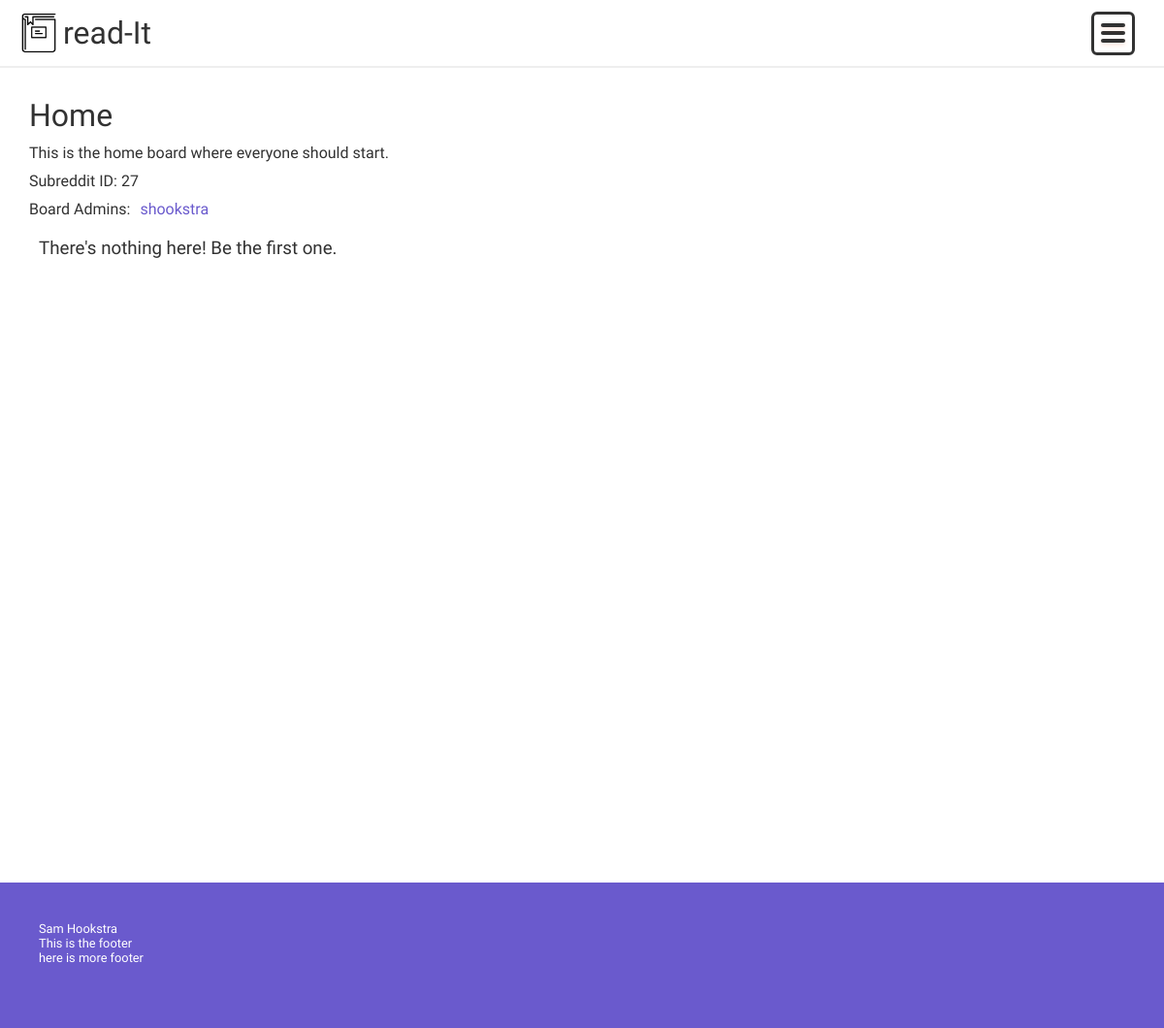
The app's page /subredditController.php?action=viewSubreddit&id=27 with its own data.
### tables this page shows
CREATE TABLE `subreddits` (
  `subredditID` int(11) NOT NULL,
  `subredditName` varchar(64) NOT NULL,
  `subredditDescription` varchar(1500) NOT NULL
);

CREATE TABLE `users` (
  `userID` int(11) NOT NULL,
  `username` varchar(32) NOT NULL,
  `email` varchar(64) NOT NULL,
  `password` varchar(128) NOT NULL
);

### models/subreddit/subredditDA.php (called while the page is built, shortened)
<?php
require_once 'models/database.php';
require_once 'models/subreddit/subreddit.php';
require_once 'models/user.php';
class subredditDA
{
    public static function get_all()
    {
        $db = Database::getDB();
        $querySubreddits = 'SELECT * FROM subreddits';
        $statement = $db->prepare($querySubreddits);
        $statement->execute();
        $rows = $statement->fetchAll();
        $subreddits = [];
        foreach ($rows as $value) {
            $subreddit = new subreddit($value['subredditID'], $value['subredditName'], $value['subredditDescription']);
            array_push($subreddits, $subreddit);
        }
        return $subreddits;
    }
    public static function get_board($id)
    {
        $db = Database::getDB();
        $querySubreddits = 'SELECT * FROM subreddits where subredditID = :id';
        $statement = $db->prepare($querySubreddits);
        $statement->bindValue(':id', $id);
        $statement->execute();
        $rows = $statement->fetchAll();
        foreach ($rows as $value) {
            $subreddit = new subreddit($value['subredditID'], $value['subredditName'], $value['subredditDescription']);
        }
        if (empty($rows)) {
            return "none";
        } else {
            return $subreddit;
        }
    }
    public static function get_subreddit_admins($subredditID)
    {
        $db = Database::getDB();
        $query = 'SELECT * FROM subredditadmins WHERE subredditID LIKE :subredditID';
        $statement = $db->prepare($query);
        $statement->bindValue(':subredditID', $subredditID);
        $statement->execute();
        $rows = $statement->fetchAll();
        $admins = [];
        foreach ($rows as $value) {
            array_push($admins, $value['userID']);
        }
        return $admins;
    }
}

### models/subreddit/subreddit.php (called while the page is built, shortened)
<?php
class subreddit
{
    private $subredditID, $subredditName, $subredditDescription;
    public function __construct($subredditID, $subredditName, $subredditDescription)
    {
        $this->subredditID = $subredditID;
        $this->subredditName = $subredditName;
        $this->subredditDescription = $subredditDescription;
    }
    public function getSubredditID()
    {
        return $this->subredditID;
    }
    public function getSubredditName()
    {
        return $this->subredditName;
    }
    public function getSubredditDescription()
    {
        return $this->subredditDescription;
    }
}

### models/user.php (called while the page is built, shortened)
<?php
class user
{
    private $userID, $username, $email, $password;
    public function __construct($userID, $username, $email, $password)
    {
        $this->userID = $userID;
        $this->username = $username;
    }
    public function getUserID()
    {
        return $this->userID;
    }
    public function getUsername()
    {
        return $this->username;
    }
}

### models/userDA.php (called while the page is built, shortened)
<?php
require_once('models/database.php');
require_once('models/user.php');
class userDA
{
    public static function get_all()
    {
        $db = Database::getDB();
        $queryUsers = 'SELECT * FROM users';
        $statement = $db->prepare($queryUsers);
        $statement->execute();
        $rows = $statement->fetchAll();
        foreach ($rows as $value) {
            $user = new user($value['userID'], $value['username'], $value['email'], $value['password']);
            $users[] = $user;
        }
        return $users;
    }
}

### views/subreddits/viewSubreddit.php (shortened to what this page needs)
<!DOCTYPE html>
<html lang="en">
<?php include_once("views/components/header.php"); ?>
<body>
    <?php include_once("views/components/nav.php"); ?>
    <div class="container">
        <div class="container-main">
            <div class="top-content">
                <div class="board-info">
                    <h1><?php echo htmlspecialchars($subreddit->getSubredditName()); ?></h1>
                    <p><?php echo htmlspecialchars($subreddit->getSubredditDescription()); ?></p>
                    <p><?php echo htmlspecialchars('Subreddit ID: ' . $subreddit->getSubredditID()); ?></p>
                    <ul class="admins-list">
                        <li class="admins-list-item">Board Admins: </li>
                        <?php foreach ($admins as $admin) : ?>
                            <li class="admins-list-item">
                                <a href="index.php?action=viewUser&userID=<?php echo (htmlspecialchars($admin->getUserID())); ?>">
                                    <?php echo htmlspecialchars($admin->getUsername()); ?>
                                </a>
                            </li>
                        <?php endforeach; ?>
                    </ul>
                </div>
            </div>
            <div class="posts">
                <?php
                if (!empty($posts)) {
                    foreach ($posts as $post) { ?>
                        <div class="post">
                            <?php if (!empty($_SESSION['user'])) { ?>
                                <?php include("views/components/voteButton.php"); ?>
                            <?php } ?>
                            <div class="post-content">
                                <h3>
                                    <a href="subredditController.php?action=viewPost&amp;postID=<?php echo $post->getPostID(); ?>">
                                        <?php echo htmlspecialchars($post->getPostTitle()) ?>
                                    </a>
                                </h3>
                                <p><?php echo htmlspecialchars($post->getPostContent()) ?></p>
                                <p><?php echo 'By: ' . htmlspecialchars(userDA::getUserByID($post->getUserID())->getUsername()) ?></p>
                                <p><?php echo 'On: ' . htmlspecialchars($post->getPostTime()) ?></p>
                                <p><?php echo 'Rating: ' . htmlspecialchars($post->getRating()); ?></p>
                                <?php foreach ($admins as $admin) : ?>
                                    <?php if (!empty($_SESSION['user'])) {
                                                    if ($admin->getUserID() == $_SESSION['user']->getUserID()) { ?>
                                            <form action="subredditController.php" class="delete-link">
                                                <input type="hidden" value="<?php echo htmlspecialchars($post->getPostID()); ?>" name="postID" />
                                                <input type="hidden" value="deletePost" name="action" />
                                                <input type="submit" value="Delete Post" class="btn-delete" />
                                            </form>
                                        <?php } ?>
                                    <?php } ?>
                                <?php endforeach ?>
                            </div>
                        </div>
                <?php }
                } else {
                    echo "<h3>There's nothing here! Be the first one.</h3>";
                } ?>
            </div>
        </div>
    </div>
    <?php include('views/components/footer.php'); ?>
</body>
</html>

### css/styling.css (style rules this page uses)
*, *:before, *:after { box-sizing: inherit; }
* { margin: 0; padding: 0; font-weight: normal; font-family: "Arimo", Arial, Helvetica, sans-serif; text-decoration: none; outline: none; }
body { height: 100%; }
html { box-sizing: border-box; }
.container { display: flex; width: 95%; margin: 0 auto; min-height: 100vh; justify-content: space-between; margin-bottom: 20px; }
.container-main p, h1, h2, h3, h4 { margin: 10px 0; }
.container-main { flex: 4; margin: 0 10px; border-radius: 8px; color: rgb(50, 50, 50); height: 100%; }
.posts { margin: 0 10px 10px 10px; }
.post-content p, h2, h3 { padding: 0; margin: 0; margin-bottom: 5px; }
.top-content { display: flex; flex-direction: row; }
.board-info { margin-right: 15px; border-radius: 6px; margin: 0 10px 10px 10px; flex: 1; }
.admins-list { display: flex; list-style: none; margin-bottom: 10px; align-items: center; }
.admins-list-item { margin-right: 10px; }
.admins-list-item a { color: slateblue; }
@media only screen and (max-width: 1200px) { .container { padding: 0; } }
@media only screen and (max-width: 1200px) { .container-main { flex: 1; width: 100%; margin: 0; padding: 0; } }
@media only screen and (max-width: 1200px) { .top-content { flex-direction: column; } }
@media only screen and (max-width: 1200px) { .board-info { margin: 0 0 10px 0; } }
@media only screen and (max-width: 1200px) { .container-sidebar p, h1, h2 { color: rgb(50, 50, 50); } }

### records on screen
subreddits: subredditName "Home", subredditDescription "This is the home board where everyone should start.", subredditID "Subreddit ID: 27"
users: username "shookstra"
